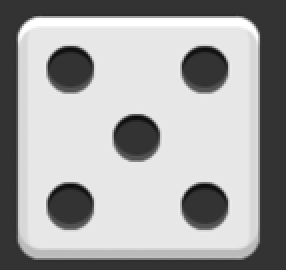
#> input picture images/dice5.png, 143 x 135 px (shown 2 times larger)
$ python 1.py
#> lines starting #> are read from the running program, lines starting #| are printed output that depends on the picture; after the words box and inside, x2 and y2 are one past the last pixel; in counts of white or black regions, pixels touching at a corner belong together
import math as math

import cv2 as cv2


def setLabel(img, pts, label):
    (x, y, w, h) = cv2.boundingRect(pts)
    pt1 = (x, y)
    pt2 = (x + w, y + h)
    cv2.rectangle(img, pt1, pt2, (0, 0, 255), 1)
    cv2.putText(img, label, pt1, cv2.FONT_HERSHEY_PLAIN, 1, (0, 0, 255))


def main():
    src = cv2.imread('images/dice5.png', cv2.IMREAD_GRAYSCALE)
#> src: shape (135, 143); min 10, max 255, mean 164.1

    if src is None:
        print('Image load failed!')
        return

    # gray = cv2.cvtColor(src, cv2.COLOR_BGR2GRAY)

    _, img_bin = cv2.threshold(src, 0, 255, cv2.THRESH_BINARY_INV | cv2.THRESH_OTSU)
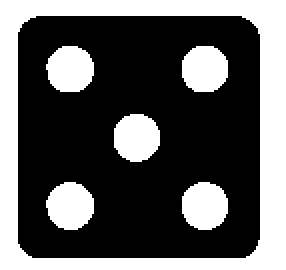
#> img_bin: shape (135, 143) (shown 2 times larger); 36.2% white; 6 white regions
    contours, _ = cv2.findContours(img_bin, cv2.RETR_LIST, cv2.CHAIN_APPROX_NONE)
#> contours = 7 contours; box (x1, y1, x2, y2) and area: (0, 0, 143, 135) 19028, (8, 7, 131, 130) 14758, (23, 91, 47, 115) 414, (91, 91, 114, 115) 411, (57, 57, 80, 81) 410, (23, 23, 47, 46) 408, (91, 23, 114, 46) 406

    count = 0
    for pts in contours:
        if cv2.contourArea(pts) < 400:
            continue

        approx = cv2.approxPolyDP(pts, cv2.arcLength(pts, True) * 0.02, True)

        vtc = len(approx)

        if vtc != 3 and vtc != 4:
            length = cv2.arcLength(pts, True)
            area = cv2.contourArea(pts)
            ratio = 4. * math.pi * area / (length * length)

            if ratio > 0.75:
                setLabel(src, pts, 'CIR')
                count += 1
#> this loop made 7 passes
#> (vtc, length, area, ratio, x in setLabel, y in setLabel, w in setLabel, h in setLabel) on passes 1 to 5: (8, 75.94, 411, 0.896, 91, 91, 23, 24), (9, 76.18, 413.5, 0.895, 23, 91, 24, 24), (8, 75.36, 410.5, 0.908, 57, 57, 23, 24), (8, 74.53, 406.5, 0.92, 91, 23, 23, 23), (8, 75.36, 408.5, 0.904, 23, 23, 24, 23)
#> (approx, vtc) on passes 6 to 7: ([[12, 10], [129, 14], [124, 128], [9, 123]], 4), ([[0, 0], [0, 134], [142, 134], [142, 0]], 4)
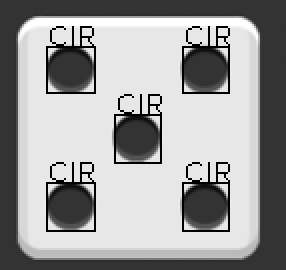
#> src: shape (135, 143) (shown 2 times larger); min 0, max 255, mean 155.7
#> after the loop, count = 5

    print(count)
#| 5


main()

$ run again, with images/dice7.png copied over images/dice5.png
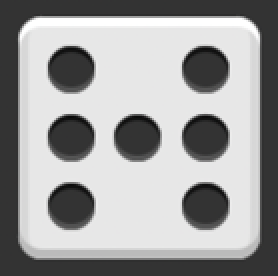
#> input picture images/dice7.png, 139 x 138 px (shown 2 times larger)
#> in main, `_, img_bin = cv2.threshold(src, 0, 255, cv2.THRESH_BINARY_INV | cv2.TH..`:
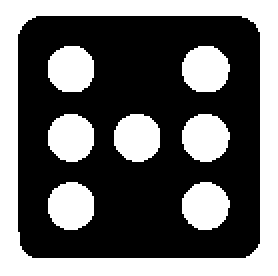
#> img_bin: shape (138, 139) (shown 2 times larger); 40.5% white; 8 white regions
#> contours = 9 contours; largest, box (x1, y1, x2, y2) and area: (0, 0, 139, 138) 18906, (8, 7, 131, 130) 14754, (91, 57, 115, 81) 414, (91, 91, 115, 115) 414, (24, 91, 47, 115) 412
#> the loop in main, `for pts in contours:` made 9 passes
#> (vtc, length, area, ratio, x in setLabel, y in setLabel, w in setLabel, h in setLabel) on passes 1 to 7: (8, 76.18, 413.5, 0.895, 91, 91, 24, 24), (8, 75.94, 412, 0.898, 24, 91, 23, 24), (8, 76.18, 414.5, 0.897, 91, 57, 24, 24), (8, 75.36, 411.5, 0.911, 57, 57, 23, 24), (8, 75.36, 408.5, 0.904, 24, 57, 23, 24), (8, 75.36, 409.5, 0.906, 91, 23, 24, 23), (8, 74.53, 404.5, 0.915, 24, 23, 23, 23)
#> after the loop in main, `for pts in contours:`:
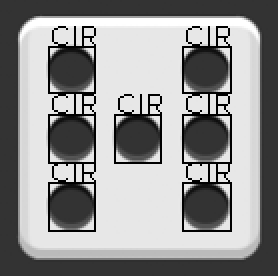
#> src: shape (138, 139) (shown 2 times larger); min 0, max 255, mean 144.9
#> after the loop in main, `for pts in contours:`: count = 7
#| 7
